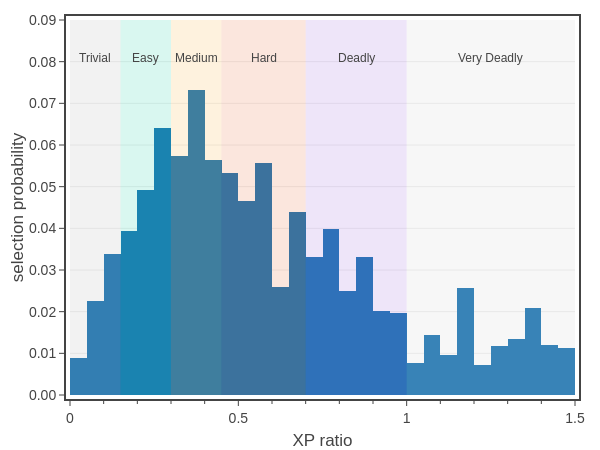

The cell this chart's notebook holds for it:
### Code cell
# Fig. 3: plots the excounter XP distribution after normalizing for XP budget
import plotly.graph_objects as go
import numpy as np

rules = '2014'

fig = go.Figure()

dft = df[df['2014 XP_ratio'].between(0, 2)]
vals, edges = np.histogram(dft['2014 XP_ratio'], 40)

x = np.convolve(edges, np.ones(2)/2, mode='valid')
y = vals/sum(vals)

fig.add_trace(go.Bar(
    x=x, 
    y=y*x/np.trapezoid(y*x), 
    showlegend=False,
    marker_line_width=0,
    hovertemplate='XP ratio %{x:.2f}<br>selection probability %{y:.1%}<extra></extra>',
))

ymax = 0.09
if rules == '2014':
    thresholds = [
        ('Trivial', 0.00, 0.15, 'rgba(167, 167, 167, 0.15)'),
        ('Easy',    0.15, 0.15, 'rgba(  0, 199, 151, 0.15)'),
        ('Medium',  0.30, 0.15, 'rgba(245, 166,  35, 0.15)'),
        ('Hard',    0.45, 0.25, 'rgba(228,  90,  29, 0.15)'),
        ('Deadly',  0.70, 0.30, 'rgba(144,  79, 213, 0.15)'), #rgba(213,  79,  79, 0.2)'
        ('Very Deadly',  1.0, 0.5, 'rgba(200,  200, 200, 0.15)'),
    ]
else:
    thresholds = [
        ('Low',       0.00, 0.30, 'rgba(  0, 199, 151, 0.15)'),
        ('Moderate',  0.30, 0.15, 'rgba(245, 166,  35, 0.15)'),
        ('High',      0.45, 0.25, 'rgba(228,  90,  29, 0.15)'), #rgba(213,  79,  79, 0.2)'
        ('Very High', 0.70, 1.30, 'rgba(200,  200, 200, 0.15)'),
    ]
for name, diff, dx, color in thresholds:
    fig.add_trace(go.Scatter(
        x=[diff, diff+dx], 
        y=[ymax, ymax],
        mode='none',
        fill='tozeroy', 
        showlegend=False,
        fillcolor=color,
        hoverinfo='none'
    ))
    fig.add_annotation(
        x=diff + dx/2, 
        y=0.9*ymax,
        text=name,
        showarrow=False,
        font_size=12,
    )

# set layout
fig.update_layout(
    template=tfb.FIG_TEMPLATE,
    barmode='group',
    bargap=0,
    xaxis=dict(title_text='XP ratio', range=[0,1.5], dtick=0.5, minor_dtick=0.1),
    yaxis=dict(title_text='selection probability', range=[0,ymax], tickformat='.2f'),
    width=600, 
    height=450,
)

fig.show(config=tfb.FIG_CONFIG)

# save figures
if SAVEFIGS:
    fig.update_layout(autosize=True, width=None, height=None)
    tfb.save_fig_html(fig, format='large', name=f'./fig-encounter-selection-pdf-2014-large')
    tfb.save_fig_html(fig, format='small', name=f'./fig-encounter-selection-pdf-2014-small')

### Figure 1 — Plotly figure (JSON) as saved in the notebook; plotly's stock layout.template omitted (floating-point values rounded to 4 significant figures)
{"data": [{"hovertemplate": "XP ratio %{x:.2f}<br>selection probability %{y:.1%}<extra></extra>", "marker": {"line": {"width": 0}}, "showlegend": false, "type": "bar", "x": [0.02545, 0.07544, 0.1254, 0.1754, 0.2254, 0.2754, 0.3254, 0.3754, 0.4254, 0.4753, 0.5253, 0.5753, 0.6253, 0.6753, 0.7253, 0.7753, 0.8253, 0.8753, 0.9252, 0.9752, 1.025, 1.075, 1.125, 1.175, 1.225, 1.275, 1.325, 1.375, 1.425, 1.475, 1.525, 1.575, 1.625, 1.675, 1.725, 1.775, 1.825, 1.875, 1.925, 1.975], "y": [0.008902, 0.02257, 0.03372, 0.03948, 0.0492, 0.06406, 0.05732, 0.07308, 0.05629, 0.05329, 0.04649, 0.05576, 0.02582, 0.04383, 0.03301, 0.03986, 0.02504, 0.0332, 0.02028, 0.01973, 0.007777, 0.0145, 0.009484, 0.02575, 0.007228, 0.01182, 0.0134, 0.02086, 0.01201, 0.01119, 0.006427, 0.01328, 0.006848, 0.005647, 0.008724, 0.005984, 0.004615, 0.00158, 0.009735, 0.01332]}, {"fill": "tozeroy", "fillcolor": "rgba(167, 167, 167, 0.15)", "hoverinfo": "none", "mode": "none", "showlegend": false, "type": "scatter", "x": [0, 0.15], "y": [0.09, 0.09]}, {"fill": "tozeroy", "fillcolor": "rgba(  0, 199, 151, 0.15)", "hoverinfo": "none", "mode": "none", "showlegend": false, "type": "scatter", "x": [0.15, 0.3], "y": [0.09, 0.09]}, {"fill": "tozeroy", "fillcolor": "rgba(245, 166,  35, 0.15)", "hoverinfo": "none", "mode": "none", "showlegend": false, "type": "scatter", "x": [0.3, 0.45], "y": [0.09, 0.09]}, {"fill": "tozeroy", "fillcolor": "rgba(228,  90,  29, 0.15)", "hoverinfo": "none", "mode": "none", "showlegend": false, "type": "scatter", "x": [0.45, 0.7], "y": [0.09, 0.09]}, {"fill": "tozeroy", "fillcolor": "rgba(144,  79, 213, 0.15)", "hoverinfo": "none", "mode": "none", "showlegend": false, "type": "scatter", "x": [0.7, 1], "y": [0.09, 0.09]}, {"fill": "tozeroy", "fillcolor": "rgba(200,  200, 200, 0.15)", "hoverinfo": "none", "mode": "none", "showlegend": false, "type": "scatter", "x": [1, 1.5], "y": [0.09, 0.09]}], "layout": {"annotations": [{"font": {"size": 12}, "showarrow": false, "text": "Trivial", "x": 0.075, "y": 0.081}, {"font": {"size": 12}, "showarrow": false, "text": "Easy", "x": 0.225, "y": 0.081}, {"font": {"size": 12}, "showarrow": false, "text": "Medium", "x": 0.375, "y": 0.081}, {"font": {"size": 12}, "showarrow": false, "text": "Hard", "x": 0.575, "y": 0.081}, {"font": {"size": 12}, "showarrow": false, "text": "Deadly", "x": 0.85, "y": 0.081}, {"font": {"size": 12}, "showarrow": false, "text": "Very Deadly", "x": 1.25, "y": 0.081}], "bargap": 0, "barmode": "group", "height": 450, "width": 600, "xaxis": {"dtick": 0.5, "minor": {"dtick": 0.1}, "range": [0, 1.5], "title": {"text": "XP ratio"}}, "yaxis": {"range": [0, 0.09], "tickformat": ".2f", "title": {"text": "selection probability"}}}}
